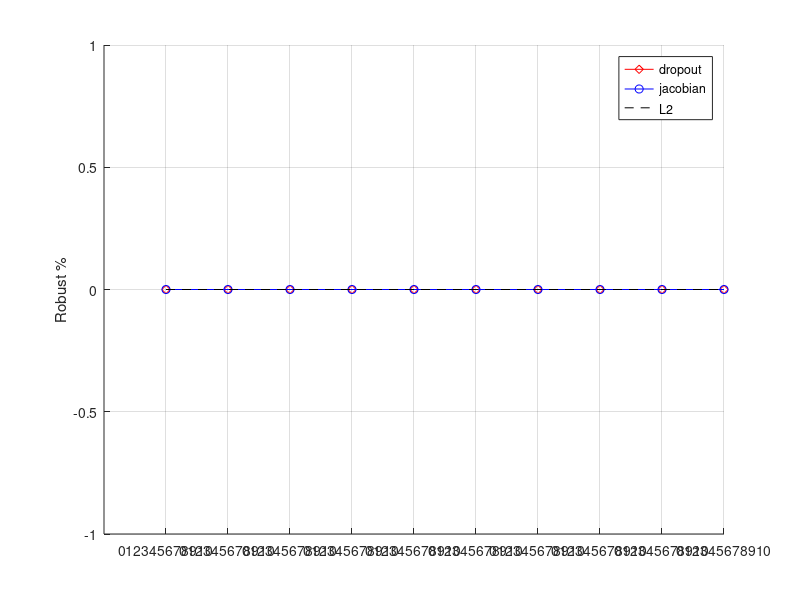
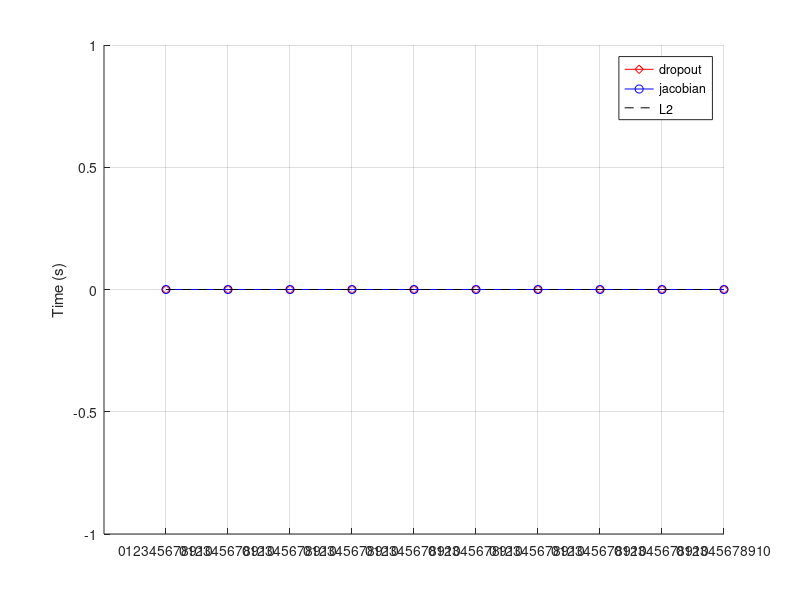
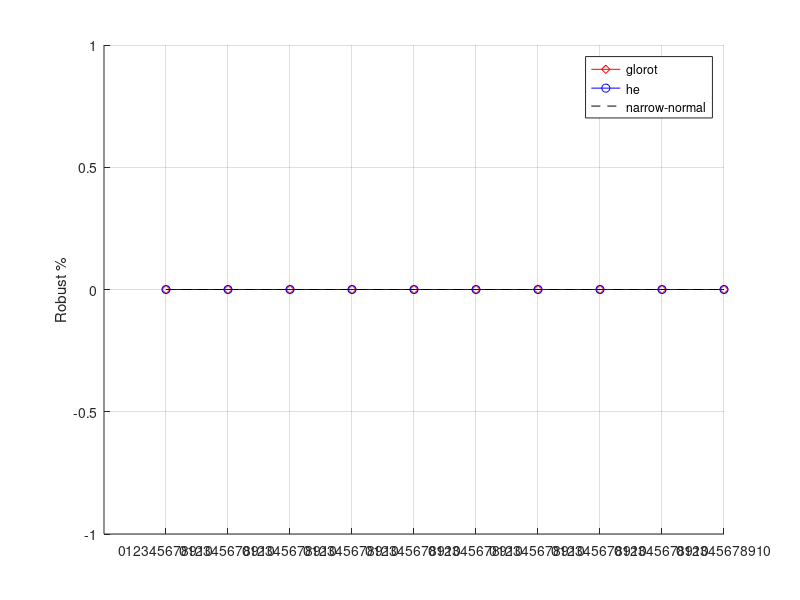
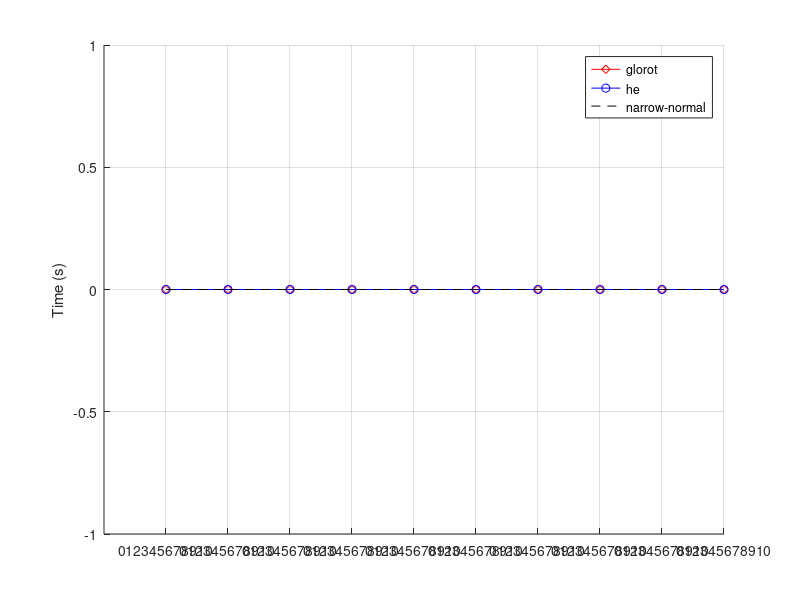

Here is the MATLAB script that generated these plots, in order:
%% Process results
results_folder = dir('results');

% N = 45;

% first load all results
N = length(results_folder)-2;
allRes = cell(N,2);

for i=3:N+2
    ind_res = load(['results', filesep, results_folder(i).name]);
    allRes{i-2,1} = ind_res.res;
    allRes{i-2,2} = results_folder(i).name;
end

%% Analysis per class

% res indexes per class
zero  = [1:10, 101:110];
one   = [11:20, 111:120];
two   = [21:30, 121:130];
three = [31:40, 131:140];
four  = [41:50, 141:150];
five  = [51:60, 151:160];
six   = [61:70, 161:170];
seven = [71:80, 171:180];
eight = [81:90, 181:190];
nine  = [91:100, 191:200];

classes = [zero; one; two; three; four; five; six; seven; eight; nine];

numClasses = 10;
classRes = zeros(numClasses,4);

% Process results per class
for c = 1:numClasses
    idxs = classes(c,:);
    Rob = 0; Unk = 0; Norob = 0; Avgtime = 0;
    for i=1:N
        [rob, unk, norob, time] = process_model_res(allRes{i,1}, idxs);
        Rob = Rob + rob; Unk = Unk + unk; 
        Norob = Norob + norob; Avgtime = Avgtime + time;
    end
    Avgtime = Avgtime/N;
    classRes(c,:) = [Rob, Unk, Norob, Avgtime];
end

%% Analysis per regularizer

regs = ["dropout", "jacobian", "l2"];
Nregs = length(regs);
regRes = zeros(Nregs,4); % dropout, jacobian, l2
idxs = 1:200; % all indexes for the rest of the results

for r = 1:Nregs
    Rob = 0; Unk = 0; Norob = 0; Avgtime = 0;
    count = 0;
    for i=1:N
        if contains(allRes{i,2}, regs(r))
            [rob, unk, norob, time] = process_model_res(allRes{i,1}, idxs);
            Rob = Rob + rob; Unk = Unk + unk; 
            Norob = Norob + norob; Avgtime = Avgtime + time;
            count = count + 1;
        end
    end
    Avgtime = Avgtime/count;
    regRes(r,:) = [Rob, Unk, Norob, Avgtime];
end

%% Analysis per initialization scheme

inits = ["glorot", "he", "narrow"]; 
Ninits = length(inits);
initRes = zeros(Ninits,4);
idxs = 1:200; % all indexes for the rest of the results

for r = 1:Ninits
    Rob = 0; Unk = 0; Norob = 0; Avgtime = 0;
    count = 0;
    for i=1:N
        if contains(allRes{i,2}, inits(r))
            [rob, unk, norob, time] = process_model_res(allRes{i,1}, idxs);
            Rob = Rob + rob; Unk = Unk + unk; 
            Norob = Norob + norob; Avgtime = Avgtime + time;
            count = count + 1;
        end
    end
    Avgtime = Avgtime/count;
    initRes(r,:) = [Rob, Unk, Norob, Avgtime];
end

%% Analysis per seed (0,1,2,3,4)

seeds = ["0", "1", "2", "3", "4"]; 
Nseeds = length(seeds);
seedRes = zeros(Nseeds,4);
idxs = 1:200; % all indexes for the rest of the results

for i=1:N
    loc_seed = mod(i,5);
    if loc_seed == 0
        loc_seed = 5;
    end
    [rob, unk, norob, time] = process_model_res(allRes{i,1}, idxs);
    seedRes(loc_seed, 1) = seedRes(loc_seed, 1)  + rob/1800;
    seedRes(loc_seed, 2) = seedRes(loc_seed, 2)  + unk/1800;
    seedRes(loc_seed, 3) = seedRes(loc_seed, 3)  + norob/1800;
    seedRes(loc_seed, 4) = seedRes(loc_seed, 4)  + time/9;
end


%% Analysis per reg, per init (3 x 3)

% Order:
% dropout (glorot -> he -> narrow) -> jacobian (glorot -> he -> narrow) -> L2 (glorot -> he -> narrow)

regInitRes = zeros(Ninits*Nregs,4);
idxs = 1:200; % all indexes for the rest of the results

for i=1:N
    combo = ceil(i/5);
    [rob, unk, norob, time] = process_model_res(allRes{i,1}, idxs);
    regInitRes(combo,1) = regInitRes(combo,1) + rob; % robust
    regInitRes(combo,2) = regInitRes(combo,2) + unk; % unknown
    regInitRes(combo,3) = regInitRes(combo,3) + norob; % not robust
    regInitRes(combo,4) = regInitRes(combo,4) + time; % computation time
end
regInitRes(:,4) = regInitRes(:,4)/5; % 5 = number of models per combo


%% Analysis per reg per class

% Order:
% dropout (1,2,3,4,5,6) -> jacobian (1,2,3,4,5,6) -> L2 (1,2,3,4,5,6)

regClassRes = zeros(numClasses*Nregs,4);

% Process results per class
for c = 1:numClasses
    idxs = classes(c,:);
    for i=1:N
        [rob, unk, norob, time] = process_model_res(allRes{i,1}, idxs);
        if contains(allRes{i,2}, "dropout")
            regClassRes(c,1) = regClassRes(c,1) + rob;
            regClassRes(c,2) = regClassRes(c,2) + unk;
            regClassRes(c,3) = regClassRes(c,3) + norob;
            regClassRes(c,4) = regClassRes(c,4) + time;
        elseif contains(allRes{i,2}, "jacobian")
            regClassRes(c+numClasses,1) = regClassRes(c+numClasses,1) + rob;
            regClassRes(c+numClasses,2) = regClassRes(c+numClasses,2) + unk;
            regClassRes(c+numClasses,3) = regClassRes(c+numClasses,3) + norob;
            regClassRes(c+numClasses,4) = regClassRes(c+numClasses,4) + time;
        else % L2
            regClassRes(c+numClasses*2,1) = regClassRes(c+numClasses*2,1) + rob;
            regClassRes(c+numClasses*2,2) = regClassRes(c+numClasses*2,2) + unk;
            regClassRes(c+numClasses*2,3) = regClassRes(c+numClasses*2,3) + norob;
            regClassRes(c+numClasses*2,4) = regClassRes(c+numClasses*2,4) + time;
        end
    end
end
regClassRes(:,4) = regClassRes(:,4)/15; % (5 models per init, so 15 models total)


%% Analysis per reg per init per class

regInitClassRes = zeros(numClasses*Nregs*Ninits,4);
% dropout (1 to 18)
% jacobian (19 to 36)
% l2 (37 to 54)

for i=1:N
    combo = floor((i-1)/5);
    for c = 1:numClasses
        idxs = classes(c,:);
        [rob, unk, norob, time] = process_model_res(allRes{i,1}, idxs);
        regInitClassRes(combo*numClasses+c,1) = regInitClassRes(combo*numClasses+c,1) + rob; % robust
        regInitClassRes(combo*numClasses+c,2) = regInitClassRes(combo*numClasses+c,2) + unk; % unknown
        regInitClassRes(combo*numClasses+c,3) = regInitClassRes(combo*numClasses+c,3) + norob; % not robust
        regInitClassRes(combo*numClasses+c,4) = regInitClassRes(combo*numClasses+c,4) + time; % computation time
    end
end
regInitClassRes(:,4) = regInitClassRes(:,4)/5; % 5 = number of models per combo

classNames = ["0", "1", "2", "3", "4", "5", "6", "7", "8", "9", "10"];


%% Visualize results


%% Compare regularization vs classes

dropout_class = regInitClassRes(1:10,:) + regInitClassRes(11:20,:) + regInitClassRes(21:30,:);
dropout_class(:,4) = dropout_class(:,4)/15; % compute average time
dropout_class(:,1:3) = dropout_class(:,1:3)/300; % total number of instances (plot as percentage)
jacobian_class = regInitClassRes(31:40,:) + regInitClassRes(41:50,:) + regInitClassRes(51:60,:);
jacobian_class(:,4) = jacobian_class(:,4)/15;
jacobian_class(:,1:3) = jacobian_class(:,1:3)/300; % total number of instanes (plot as percentage)
l2_class= regInitClassRes(61:70,:) + regInitClassRes(71:80,:) + regInitClassRes(81:90,:);
l2_class(:,4) = l2_class(:,4)/15;
l2_class(:,1:3) = l2_class(:,1:3)/300; % total number of instanes (plot as percentage)

% Create figure
figure;
grid;hold on;
plot(1:numClasses, dropout_class(:,1),'r-d');
plot(1:numClasses, jacobian_class(:,1),'b-o');
plot(1:numClasses, l2_class(:,1),'k--');
set(gca, 'xtick', 1:numClasses)
set(gca, 'xticklabel', classNames);
% set(gca, "YTick", 0.9:0.01:1);
% ylim([0.925, 1.005])
ylabel("Robust %");
legend('dropout','jacobian', 'L2', 'Location','best');
exportgraphics(gca, "plots/regRes_vs_class.pdf",'ContentType','vector');

% Create figure
figure;
grid;hold on;
plot(1:numClasses, dropout_class(:,4),'r-d');
plot(1:numClasses, jacobian_class(:,4),'b-o');
plot(1:numClasses, l2_class(:,4),'k--');
set(gca, 'xtick', 1:numClasses)
set(gca, 'xticklabel', classNames);
ylabel("Time (s)")
legend('dropout','jacobian', 'L2', 'Location','best');
exportgraphics(gca, "plots/regTime_vs_class.pdf",'ContentType','vector');


%% Compare initializers vs classes

glorot_class = regInitClassRes(1:10,:) + regInitClassRes(31:40,:) + regInitClassRes(61:70,:);
glorot_class(:,4) = glorot_class(:,4)/15; % compute average time
glorot_class(:,1:3) = glorot_class(:,1:3)/300; % total number of instanes (plot as percentage)
he_class = regInitClassRes(11:20,:) + regInitClassRes(41:50,:) + regInitClassRes(71:80,:) ;
he_class(:,4) = he_class(:,4)/15;
he_class(:,1:3) = he_class(:,1:3)/300; % total number of instanes (plot as percentage)
narrow_class = regInitClassRes(21:30,:) + regInitClassRes(51:60,:) + regInitClassRes(81:90,:);
narrow_class(:,4) = narrow_class(:,4)/15;
narrow_class(:,1:3) = narrow_class(:,1:3)/300; % total number of instanes (plot as percentage)

% Create figure
figure;
grid;hold on;
plot(1:numClasses, glorot_class(:,1),'r-d');
plot(1:numClasses, he_class(:,1),'b-o');
plot(1:numClasses, narrow_class(:,1),'k--');
set(gca, 'xtick', 1:numClasses)
set(gca, 'xticklabel', classNames);
% set(gca, "YTick", 0.9:0.01:1);
% ylim([0.925, 1.005])
ylabel("Robust %");
legend('glorot','he', 'narrow-normal', 'Location','best');
exportgraphics(gca, "plots/initRes_vs_class.pdf",'ContentType','vector');

% Create figure
figure;
grid;hold on;
plot(1:numClasses, glorot_class(:,4),'r-d');
plot(1:numClasses, he_class(:,4),'b-o');
plot(1:numClasses, narrow_class(:,4),'k--');
set(gca, 'xtick', 1:numClasses)
set(gca, 'xticklabel', classNames);
ylabel("Time (s)")
legend('glorot','he', 'narrow-normal', 'Location','best');
exportgraphics(gca, "plots/initTime_vs_class.pdf",'ContentType','vector');

%% Compare seeds vs classes

% zero_seed = [];
% one_seed = [];
% two_seed = [];
% three_seed = [];
% four_seed = [];
% 
% % Create figure
% figure;
% grid;hold on;
% set(gca, 'xtick', 1:numClasses)
% set(gca, 'xticklabel', classNames);
% % set(gca, "YTick", 0.9:0.01:1);
% % ylim([0.925, 1.005])
% ylabel("Robust %");
% legend('glorot','he', 'narrow-normal', 'Location','best');
% exportgraphics(gca, "plots/initRes_vs_class.pdf",'ContentType','vector');
% 
% % Create figure
% figure;
% grid;hold on;
% set(gca, 'xtick', 1:numClasses)
% set(gca, 'xticklabel', classNames);
% ylabel("Time (s)")
% legend('glorot','he', 'narrow-normal', 'Location','best');
% exportgraphics(gca, "plots/initTime_vs_class.pdf",'ContentType','vector');


%% Compare combinations vs classes

% Create figure
figure;
grid;hold on;
plot(1:numClasses, regInitClassRes(1:10,1)/100,'--d', 'Color', "#A2142F");
plot(1:numClasses, regInitClassRes(11:20,1)/100,'b-o');
plot(1:numClasses, regInitClassRes(21:30,1)/100,'k--.');
plot(1:numClasses, regInitClassRes(31:40,1)/100,'m-x');
plot(1:numClasses, regInitClassRes(41:50,1)/100,'-v', 'Color', "#EDB120");
plot(1:numClasses, regInitClassRes(51:60,1)/100,'--', 'Color','#808080');
plot(1:numClasses, regInitClassRes(61:70,1)/100,'->', 'Color', "#D95319");
plot(1:numClasses, regInitClassRes(71:80,1)/100,'-s', 'Color', "#7E2F8E");
plot(1:numClasses, regInitClassRes(81:90,1)/100,'--+', 'Color', "#77AC30");
set(gca, 'xtick', 1:numClasses)
set(gca, 'xticklabel', classNames);
% set(gca, "YTick", 0.9:0.01:1);
% ylim([0.925, 1.005])
ylabel("Robust %");
legend('dropout_G','dropout_H', 'dropout_N', 'jacobian_G','jacobian_H',...
    'jacobian_N', 'L2_G','L2_H', 'L2_N', 'Location','best');
exportgraphics(gca, "plots/comboRes_vs_class.pdf",'ContentType','vector');

% Create figure
figure;
grid; hold on;
plot(1:numClasses, regInitClassRes(1:10,4),'--d', 'Color', "#A2142F");
plot(1:numClasses, regInitClassRes(11:20,4),'b-o');
plot(1:numClasses, regInitClassRes(21:30,4),'k--.');
plot(1:numClasses, regInitClassRes(31:40,4),'m-x');
plot(1:numClasses, regInitClassRes(41:50,4),'-v', 'Color', "#EDB120");
plot(1:numClasses, regInitClassRes(51:60,4),'--', 'Color','#808080');
plot(1:numClasses, regInitClassRes(61:70,4),'->', 'Color', "#D95319");
plot(1:numClasses, regInitClassRes(71:80,4),'-s', 'Color', "#7E2F8E");
plot(1:numClasses, regInitClassRes(81:90,4),'--+', 'Color', "#77AC30");
set(gca, 'xtick', 1:numClasses)
set(gca, 'xticklabel', classNames);
ylabel("Time (s)")
legend('dropout_G','dropout_H', 'dropout_N', 'jacobian_G','jacobian_H',...
    'jacobian_N', 'L2_G','L2_H', 'L2_N', 'Location','best');
exportgraphics(gca, "plots/comboTime_vs_class.pdf",'ContentType','vector');

%% Helper functions

% Process results per model
function [rob, unk, norob, avg_time] = process_model_res(res, idxs)
    rob   = sum(res(idxs,1) == 1);
    unk   = sum(res(idxs,1) == 2);
    norob = sum(res(idxs,1) == 0);
    avg_time = sum(res(idxs,2))/length(idxs);
end

